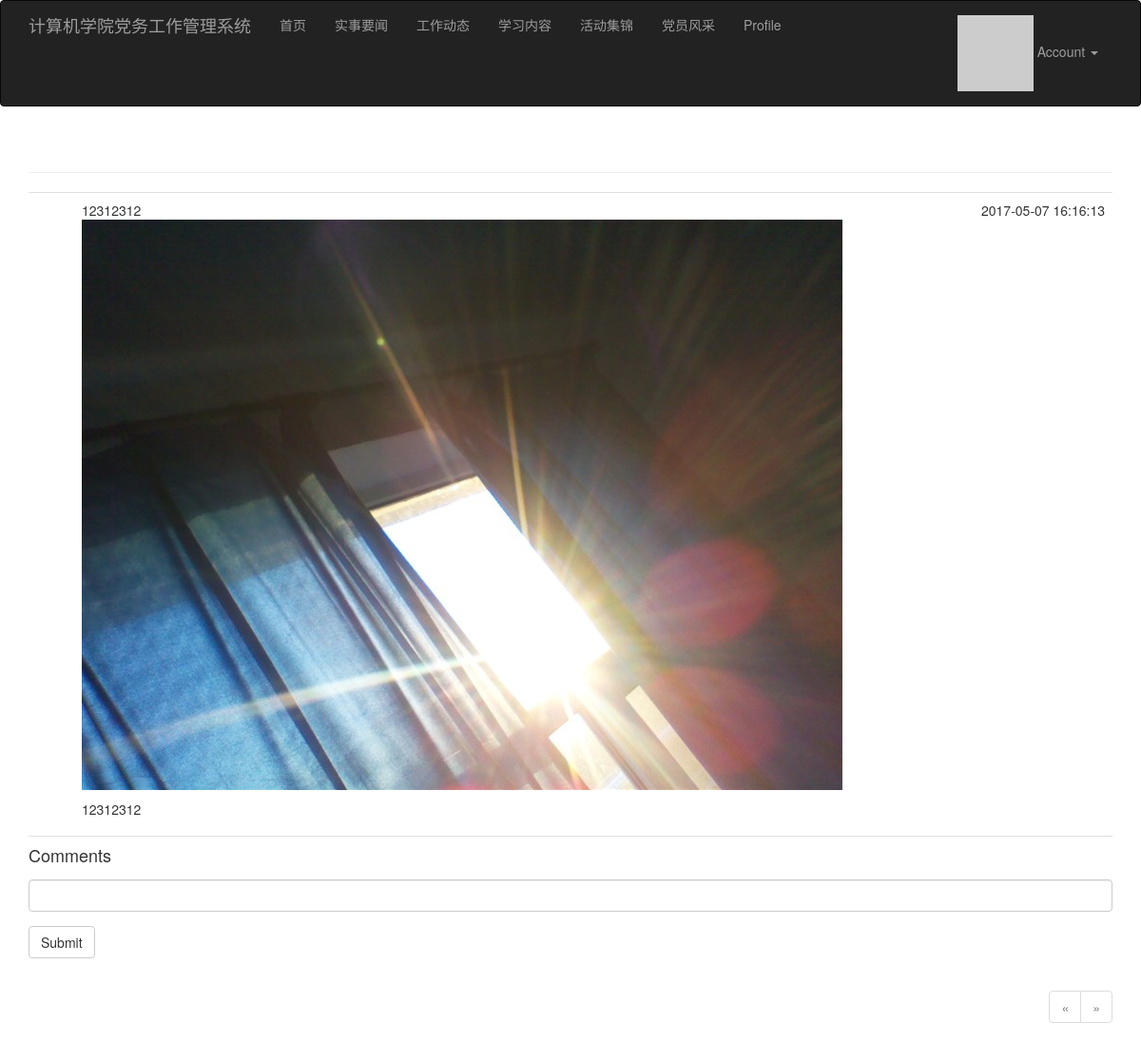
Screenshot of /party_members/1 (signed in) with the database file from the repository.
### app/models.py (models this page shows, shortened)
class PartyMember(db.Model):
    __tablename__ = 'party_members'
    id = db.Column(db.Integer, primary_key=True)
    title = db.Column(db.String(64), nullable=False)
    content = db.Column(db.Text, nullable=True)
    content_html = db.Column(db.Text, nullable=True)
    create_time = db.Column(db.DateTime, default=datetime.now())
    publish_time = db.Column(db.DateTime, default=datetime.now())
    img_path = db.Column(db.String(256), nullable=True)
    @property
    def img_url(self):
        if self.img_path:
            return url_for('main.media', filename=self.img_path)
        else:
            return ''

### app/main/views.py (the view)
@main.route('/party_members/<int:pk>', methods=['GET'])
def party_members_detail(pk):
    post = PartyMember.query.get(pk)
    object_type = PartyMember.__tablename__
    object_id = pk
    form = CommentForm()
    if form.validate_on_submit():
        comment = Comment(content=form.content.data, author=current_user._get_current_object(),
                          object_type=object_type, object_id=object_id)
        db.session.add(comment)
        flash('You comment has been published')
        return redirect(url_for('main.current_news_detail', pk=pk, page=-1))
    page = request.args.get('page', 1, type=int)
    comment_owned = Comment.query.filter_by(object_type=object_type, object_id=object_id)
    if page == -1:
        page = comment_owned.count() - 1 / \
            current_app.config['PER_PAGE'] + 1
    pagination = comment_owned.order_by(Comment.timestamp.asc()).paginate(page, per_page=current_app.config['PER_PAGE'],
                                                                          error_out=False)
    comments = pagination.items
    return render_template('main/party_members_detail.html', posts=post, form=form, comments=comments,
                           pagination=pagination)

### app/main/forms.py
class CommentForm(Form):
    content = StringField('', validators=[DataRequired()])
    submit = SubmitField('Submit')

### app/auth/views.py (called while the page is built)
@auth.before_app_request
def before_request():
    if current_user.is_authenticated:
        current_user.ping()

### app/models.py (called while the page is built)
@login_manager.user_loader
def load_user(user_id):
    return User.query.get(int(user_id))

    def ping(self):
        self.last_seen = datetime.now()
        db.session.add(self)

    def gravatar(self, size=100, default='identicon', rating='g'):
        if request.is_secure:
            url = 'https://secure.gravatar.com/avatar'
        else:
            url = 'http://secure.gravatar.com/avatar'
        hash = self.avatar_hash or hashlib.md5(self.email.encode('utf-8')).hexdigest()
        return '{url}/{hash}?s={size}&d={default}&r={rating}'.format(url=url, size=size, hash=hash,
                                                                     default=default, rating=rating)

### app/templates/main/party_members_detail.html (shortened to what this page needs)
</html>{%  extends "base.html" %}
{% import "bootstrap/wtf.html" as wtf %}
{% import "_macros.html" as macros %}
{% block page_content %}
<div class="page-header">
</div>
<ul class="posts">
    <li class="post">
        <div class="post-content">
            <div class="post-date">{{ posts.publish_time }}</div>
            <div class="post-title">  {{ posts.title }}   </div>
            <div class="post-body"><img src="{{ posts.img_url }}" > </a> </div>
            <div class="post-body">
                {% if posts.content_html %}
                    <p>{{ posts.content_html|safe }}</p>
                {% else %}
                    <p>{{ posts.content|safe }}</p>
                {% endif %}
            </div>
        </div>
    </li>
</ul>
<h4 id="comments">Comments</h4>
<div class="comment-form">
    {{ wtf.quick_form(form) }}
</div>
{% if pagination %}
<div class="pagination">
    {{ macros.pagination_widget(pagination, 'main.party_members_detail', fragment='#comments', id=posts.id) }}
</div>
{% endif %}
{% endblock %}

### app/static/styles.css (style rules this page uses)
ul.posts { list-style-type: none; padding: 0px; margin: 16px 0px 0px 0px; border-top: 1px solid #e0e0e0; }
ul.posts li.post { padding: 8px; border-bottom: 1px solid #e0e0e0; }
div.post-date { float: right; }
div.post-content { margin-left: 48px; min-height: 48px; }
div.pagination { width: 100%; text-align: right; padding: 0px; margin: 0px; }

### rows the page displays
PartyMember: publish_time "2017-05-07 16:16:13", title "12312312", img_url (picture), content_html "12312312"
